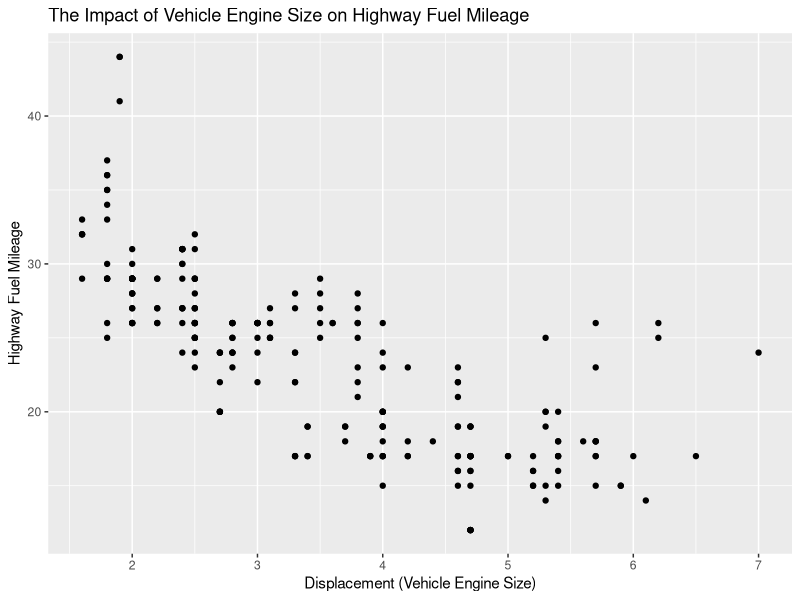

Write R code to recreate this figure.
## ---- chunk 1
#| include: false

library(tidyverse)
## ---- chunk 2
#| label: fig-charts
#| fig-cap: "Fuel Mileage Scatterplot"

mpg |> 
  ggplot(
    aes(
      x = displ,
      y = hwy
    )
  ) +
  geom_point() +
  labs(
    title = "The Impact of Vehicle Engine Size on Highway Fuel Mileage",
    x = "Displacement (Vehicle Engine Size)",
    y = "Highway Fuel Mileage"
  )
